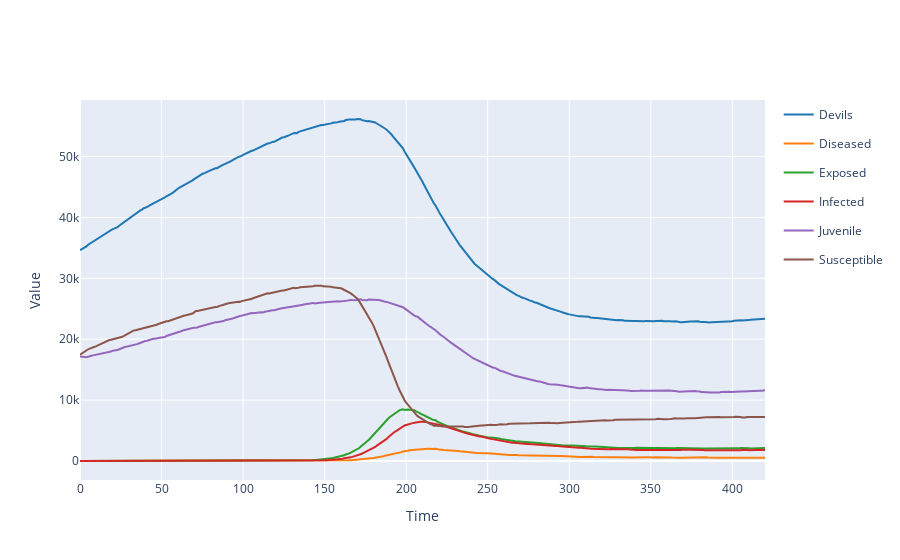

The code cell stored with this chart in its notebook:
### Markdown cell above
## Define summary statistics and distance function

### Code cell
res = model.run(solver=solver)
res.plotplotly()

### Figure 1 — Plotly figure (JSON) as saved in the notebook; plotly's stock layout.template omitted (floating-point values rounded to 4 significant figures; data arrays with more than 128 entries replaced by an {"elided": "..."} marker saying what was removed)
{"data": [{"legendgroup": "Devils", "line": {"color": "#1f77b4"}, "mode": "lines", "name": "Devils", "type": "scatter", "x": {"elided": "421 int values"}, "y": {"elided": "421 int values"}}, {"legendgroup": "Diseased", "line": {"color": "#ff7f0e"}, "mode": "lines", "name": "Diseased", "type": "scatter", "x": {"elided": "421 int values"}, "y": {"elided": "421 int values"}}, {"legendgroup": "Exposed", "line": {"color": "#2ca02c"}, "mode": "lines", "name": "Exposed", "type": "scatter", "x": {"elided": "421 int values"}, "y": {"elided": "421 int values"}}, {"legendgroup": "Infected", "line": {"color": "#d62728"}, "mode": "lines", "name": "Infected", "type": "scatter", "x": {"elided": "421 int values"}, "y": {"elided": "421 int values"}}, {"legendgroup": "Juvenile", "line": {"color": "#9467bd"}, "mode": "lines", "name": "Juvenile", "type": "scatter", "x": {"elided": "421 int values"}, "y": {"elided": "421 int values"}}, {"legendgroup": "Susceptible", "line": {"color": "#8c564b"}, "mode": "lines", "name": "Susceptible", "type": "scatter", "x": {"elided": "421 int values"}, "y": {"elided": "421 int values"}}], "layout": {"showlegend": true, "title": {"text": ""}, "xaxis": {"title": {"text": "Time"}}, "yaxis": {"title": {"text": "Value"}}}}
